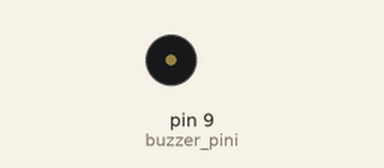
A sketch run on a simulated Arduino Uno, built with avr-gcc and run on an emulated ATmega328P. Shown: buzzer (waves = sounding).

Above: at 1.8 s.
Timing chart, 0 to 6.0 s (numbered marks = the images above):
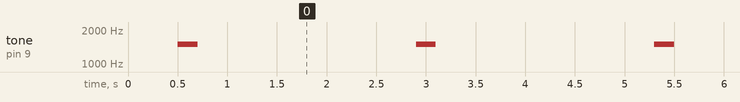

Measured:
- by itself, tone on pin 9 (buzzer_pini): alternates 1500 Hz for 0.20 s and silent for 2.2 s

The sketch:

Ders_5_Buzzer.ino
```cpp
/*
Bu kodlar açık kaynak paylaşım olarak github "acetinkaya" alanında paylaşımı yapılmıştır.

BTP222 Robotik dersi içerisinde anlatımı yapılan bu kodlar ve içerikler Öğr. Gör. Ali ÇETİNKAYA tarafından oluşturulmuştur.

Github alanından;
watch - ilgili projenin proje takibi bildirimi,
star - yıldız ile beğenme bildirimi ve
fork - kendi hesabınıza kopyalama işlemleriyle paylaşımlarıma destek verebilirsiniz.

Bilgi paylaşıldıkça çoğalır ve gelişir. İyi çalışmalar dilerim.

Öğr. Gör. Ali ÇETİNKAYA İstanbul, 2025

Dersin Kaynak Adresleri:
https://github.com/acetinkaya/robotik-arduino-uygulamalari
https://alicetinkaya.site/ders-robotik
https://avesis.gelisim.edu.tr/alcetinkaya
https://scholar.google.com.tr/citations?hl=tr&user=XSEW-NcAAAAJ

---------------------------------------------------------------------------------------------------------
Kodun açıklaması:

Arduino üzerine bağlanan buzzerın çalıştırılması.

*/

const int buzzer_pini = 9;  // Buzzer pin bağlantısı

void setup()
{
  pinMode(buzzer_pini, OUTPUT);   // Buzzer pinini çıkış olarak ayarla

  delay(500);
}

void loop()
{

buzz(1500, 200);

delay(1000); // 1 saniye bekle

buzz(0, 200);

delay(1000); // 1 saniye bekle


}

void buzz(unsigned int frekans, unsigned long sure)
{
  tone(buzzer_pini, frekans, sure);        // Buzzerı belirtilen frekansta belirtilen süre boyunca çal
  delay(sure);                            // Belirtilen süre boyunca bekleyin
  noTone(buzzer_pini);                     // Buzzerı durdur
}
```
